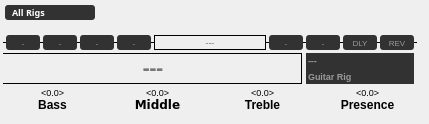
  <widget class="QWidget" name="browser">
   <property name="styleSheet">
    <string notr="true">QWidget#browser
{
background-color: transparent;
}</string>
   </property>
   <widget class="QLineEdit" name="stompAEdit">
    <property name="enabled">
     <bool>false</bool>
    </property>
    <property name="geometry">
     <rect>
      <x>6</x>
      <y>35</y>
      <width>34</width>
      <height>15</height>
     </rect>
    </property>
    <property name="font">
     <font>
      <pointsize>6</pointsize>
      <weight>50</weight>
      <bold>false</bold>
     </font>
    </property>
    <property name="cursor">
     <cursorShape>ArrowCursor</cursorShape>
    </property>
    <property name="focusPolicy">
     <enum>Qt::NoFocus</enum>
    </property>
    <property name="contextMenuPolicy">
     <enum>Qt::CustomContextMenu</enum>
    </property>
    <property name="acceptDrops">
     <bool>false</bool>
    </property>
    <property name="styleSheet">
     <string notr="true">background-color: rgb(50,50,50);
color: rgb(255, 255, 255);
border-color: rgb(0, 0, 0);
border-radius: 3px;</string>
    </property>
    <property name="frame">
     <bool>true</bool>
    </property>
    <property name="alignment">
     <set>Qt::AlignCenter</set>
    </property>
    <property name="readOnly">
     <bool>true</bool>
    </property>
    <property name="placeholderText">
     <string>-</string>
    </property>
   </widget>
   <widget class="Line" name="browserLine2">
    <property name="geometry">
     <rect>
      <x>3</x>
      <y>83</y>
      <width>299</width>
      <height>1</height>
     </rect>
    </property>
    <property name="styleSheet">
     <string notr="true">QFrame#browserLine2
{
	color:  rgb(0, 0, 0);
	background-color: rgb(0, 0, 0);
}</string>
    </property>
    <property name="frameShadow">
     <enum>QFrame::Plain</enum>
    </property>
    <property name="orientation">
     <enum>Qt::Horizontal</enum>
    </property>
   </widget>
   <widget class="QLineEdit" name="rigNameEdit">
    <property name="geometry">
     <rect>
      <x>3</x>
      <y>51</y>
      <width>300</width>
      <height>32</height>
     </rect>
    </property>
    <property name="font">
     <font>
      <family>Oxygen-Sans</family>
      <pointsize>16</pointsize>
      <weight>75</weight>
      <bold>true</bold>
      <kerning>false</kerning>
     </font>
    </property>
    <property name="styleSheet">
     <string notr="true">QLineEdit#rigNameEdit
{
background-color: transparent;
}
</string>
    </property>
    <property name="text">
     <string/>
    </property>
    <property name="frame">
     <bool>false</bool>
    </property>
    <property name="alignment">
     <set>Qt::AlignCenter</set>
    </property>
    <property name="placeholderText">
     <string>---</string>
    </property>
   </widget>
   <widget class="Line" name="browserLine1">
    <property name="geometry">
     <rect>
      <x>3</x>
      <y>53</y>
      <width>299</width>
      <height>1</height>
     </rect>
    </property>
    <property name="styleSheet">
     <string notr="true">QFrame#browserLine1
{
	color:  rgb(0, 0, 0);
	background-color: rgb(0, 0, 0);
}</string>
    </property>
    <property name="frameShadow">
     <enum>QFrame::Plain</enum>
    </property>
    <property name="lineWidth">
     <number>1</number>
    </property>
    <property name="midLineWidth">
     <number>0</number>
    </property>
    <property name="orientation">
     <enum>Qt::Horizontal</enum>
    </property>
   </widget>
   <widget class="Line" name="browserLine3">
    <property name="geometry">
     <rect>
      <x>301</x>
      <y>54</y>
      <width>1</width>
      <height>30</height>
     </rect>
    </property>
    <property name="styleSheet">
     <string notr="true">QFrame#browserLine3
{
	color:  rgb(0, 0, 0);
	background-color: rgb(0, 0, 0);
}</string>
    </property>
    <property name="frameShadow">
     <enum>QFrame::Plain</enum>
    </property>
    <property name="orientation">
     <enum>Qt::Vertical</enum>
    </property>
   </widget>
   <widget class="QLineEdit" name="stompBEdit">
    <property name="enabled">
     <bool>false</bool>
    </property>
    <property name="geometry">
     <rect>
      <x>43</x>
      <y>35</y>
      <width>34</width>
      <height>15</height>
     </rect>
    </property>
    <property name="font">
     <font>
      <pointsize>6</pointsize>
      <weight>50</weight>
      <bold>false</bold>
     </font>
    </property>
    <property name="cursor">
     <cursorShape>ArrowCursor</cursorShape>
    </property>
    <property name="focusPolicy">
     <enum>Qt::NoFocus</enum>
    </property>
    <property name="contextMenuPolicy">
     <enum>Qt::CustomContextMenu</enum>
    </property>
    <property name="acceptDrops">
     <bool>false</bool>
    </property>
    <property name="styleSheet">
     <string notr="true">background-color: rgb(50,50,50);
color: rgb(255, 255, 255);
border-color: rgb(0, 0, 0);
border-radius: 3px;</string>
    </property>
    <property name="frame">
     <bool>true</bool>
    </property>
    <property name="alignment">
     <set>Qt::AlignCenter</set>
    </property>
    <property name="readOnly">
     <bool>true</bool>
    </property>
    <property name="placeholderText">
     <string>-</string>
    </property>
   </widget>
   <widget class="QLineEdit" name="stompCEdit">
    <property name="enabled">
     <bool>false</bool>
    </property>
    <property name="geometry">
     <rect>
      <x>80</x>
      <y>35</y>
      <width>34</width>
      <height>15</height>
     </rect>
    </property>
    <property name="font">
     <font>
      <pointsize>6</pointsize>
      <weight>50</weight>
      <bold>false</bold>
     </font>
    </property>
    <property name="cursor">
     <cursorShape>ArrowCursor</cursorShape>
    </property>
    <property name="focusPolicy">
     <enum>Qt::NoFocus</enum>
    </property>
    <property name="contextMenuPolicy">
     <enum>Qt::CustomContextMenu</enum>
    </property>
    <property name="acceptDrops">
     <bool>false</bool>
    </property>
    <property name="styleSheet">
     <string notr="true">background-color: rgb(50,50,50);
color: rgb(255, 255, 255);
border-color: rgb(0, 0, 0);
border-radius: 3px;</string>
    </property>
    <property name="frame">
     <bool>true</bool>
    </property>
    <property name="alignment">
     <set>Qt::AlignCenter</set>
    </property>
    <property name="readOnly">
     <bool>true</bool>
    </property>
    <property name="placeholderText">
     <string>-</string>
    </property>
   </widget>
   <widget class="QLineEdit" name="stompDEdit">
    <property name="enabled">
     <bool>false</bool>
    </property>
    <property name="geometry">
     <rect>
      <x>117</x>
      <y>35</y>
      <width>34</width>
      <height>15</height>
     </rect>
    </property>
    <property name="font">
     <font>
      <pointsize>6</pointsize>
      <weight>50</weight>
      <bold>false</bold>
     </font>
    </property>
    <property name="cursor">
     <cursorShape>ArrowCursor</cursorShape>
    </property>
    <property name="focusPolicy">
     <enum>Qt::NoFocus</enum>
    </property>
    <property name="contextMenuPolicy">
     <enum>Qt::CustomContextMenu</enum>
    </property>
    <property name="acceptDrops">
     <bool>false</bool>
    </property>
    <property name="styleSheet">
     <string notr="true">background-color: rgb(50,50,50);
color: rgb(255, 255, 255);
border-color: rgb(0, 0, 0);
border-radius: 3px;</string>
    </property>
    <property name="frame">
     <bool>true</bool>
    </property>
    <property name="alignment">
     <set>Qt::AlignCenter</set>
    </property>
    <property name="readOnly">
     <bool>true</bool>
    </property>
    <property name="placeholderText">
     <string>-</string>
    </property>
   </widget>
   <widget class="QLineEdit" name="stompModEdit">
    <property name="enabled">
     <bool>false</bool>
    </property>
    <property name="geometry">
     <rect>
      <x>306</x>
      <y>35</y>
      <width>34</width>
      <height>15</height>
     </rect>
    </property>
    <property name="font">
     <font>
      <pointsize>6</pointsize>
      <weight>50</weight>
      <bold>false</bold>
     </font>
    </property>
    <property name="cursor">
     <cursorShape>ArrowCursor</cursorShape>
    </property>
    <property name="focusPolicy">
     <enum>Qt::NoFocus</enum>
    </property>
    <property name="contextMenuPolicy">
     <enum>Qt::CustomContextMenu</enum>
    </property>
    <property name="acceptDrops">
     <bool>false</bool>
    </property>
    <property name="styleSheet">
     <string notr="true">background-color: rgb(50,50,50);
color: rgb(255, 255, 255);
border-color: rgb(0, 0, 0);
border-radius: 3px;</string>
    </property>
    <property name="frame">
     <bool>true</bool>
    </property>
    <property name="alignment">
     <set>Qt::AlignCenter</set>
    </property>
    <property name="readOnly">
     <bool>true</bool>
    </property>
    <property name="placeholderText">
     <string>-</string>
    </property>
   </widget>
   <widget class="QLineEdit" name="reverbEdit">
    <property name="enabled">
     <bool>false</bool>
    </property>
    <property name="geometry">
     <rect>
      <x>380</x>
      <y>35</y>
      <width>34</width>
      <height>15</height>
     </rect>
    </property>
    <property name="font">
     <font>
      <pointsize>6</pointsize>
      <weight>50</weight>
      <bold>false</bold>
     </font>
    </property>
    <property name="cursor">
     <cursorShape>ArrowCursor</cursorShape>
    </property>
    <property name="focusPolicy">
     <enum>Qt::NoFocus</enum>
    </property>
    <property name="contextMenuPolicy">
     <enum>Qt::CustomContextMenu</enum>
    </property>
    <property name="acceptDrops">
     <bool>false</bool>
    </property>
    <property name="styleSheet">
     <string notr="true">background-color: rgb(50,50,50);
color: rgb(255, 255, 255);
border-color: rgb(0, 0, 0);
border-radius: 3px;</string>
    </property>
    <property name="frame">
     <bool>true</bool>
    </property>
    <property name="alignment">
     <set>Qt::AlignCenter</set>
    </property>
    <property name="readOnly">
     <bool>true</bool>
    </property>
    <property name="placeholderText">
     <string>REV</string>
    </property>
   </widget>
   <widget class="QLineEdit" name="stompXEdit">
    <property name="enabled">
     <bool>false</bool>
    </property>
    <property name="geometry">
     <rect>
      <x>269</x>
      <y>35</y>
      <width>34</width>
      <height>15</height>
     </rect>
    </property>
    <property name="font">
     <font>
      <pointsize>6</pointsize>
      <weight>50</weight>
      <bold>false</bold>
     </font>
    </property>
    <property name="cursor">
     <cursorShape>ArrowCursor</cursorShape>
    </property>
    <property name="focusPolicy">
     <enum>Qt::NoFocus</enum>
    </property>
    <property name="contextMenuPolicy">
     <enum>Qt::CustomContextMenu</enum>
    </property>
    <property name="acceptDrops">
     <bool>false</bool>
    </property>
    <property name="styleSheet">
     <string notr="true">background-color: rgb(50,50,50);
color: rgb(255, 255, 255);
border-color: rgb(0, 0, 0);
border-radius: 3px;</string>
    </property>
    <property name="frame">
     <bool>true</bool>
    </property>
    <property name="alignment">
     <set>Qt::AlignCenter</set>
    </property>
    <property name="readOnly">
     <bool>true</bool>
    </property>
    <property name="placeholderText">
     <string>-</string>
    </property>
   </widget>
   <widget class="QLineEdit" name="delayEdit">
    <property name="enabled">
     <bool>false</bool>
    </property>
    <property name="geometry">
     <rect>
      <x>343</x>
      <y>35</y>
      <width>34</width>
      <height>15</height>
     </rect>
    </property>
    <property name="font">
     <font>
      <pointsize>6</pointsize>
      <weight>50</weight>
      <bold>false</bold>
      <kerning>true</kerning>
     </font>
    </property>
    <property name="cursor">
     <cursorShape>ArrowCursor</cursorShape>
    </property>
    <property name="focusPolicy">
     <enum>Qt::NoFocus</enum>
    </property>
    <property name="contextMenuPolicy">
     <enum>Qt::CustomContextMenu</enum>
    </property>
    <property name="acceptDrops">
     <bool>false</bool>
    </property>
    <property name="styleSheet">
     <string notr="true">background-color: rgb(50,50,50);
color: rgb(255, 255, 255);
border-color: rgb(0, 0, 0);
border-radius: 3px;</string>
    </property>
    <property name="frame">
     <bool>true</bool>
    </property>
    <property name="alignment">
     <set>Qt::AlignCenter</set>
    </property>
    <property name="readOnly">
     <bool>true</bool>
    </property>
    <property name="placeholderText">
     <string>DLY</string>
    </property>
   </widget>
   <widget class="Line" name="browserLine4">
    <property name="geometry">
     <rect>
      <x>3</x>
      <y>42</y>
      <width>152</width>
      <height>1</height>
     </rect>
    </property>
    <property name="styleSheet">
     <string notr="true">QFrame#browserLine4
{
	color:  rgb(0, 0, 0);
	background-color: rgb(0, 0, 0);
}</string>
    </property>
    <property name="frameShadow">
     <enum>QFrame::Plain</enum>
    </property>
    <property name="orientation">
     <enum>Qt::Horizontal</enum>
    </property>
   </widget>
   <widget class="Line" name="browserLine5">
    <property name="geometry">
     <rect>
      <x>265</x>
      <y>42</y>
      <width>152</width>
      <height>1</height>
     </rect>
    </property>
    <property name="styleSheet">
     <string notr="true">QFrame#browserLine5
{
	color:  rgb(0, 0, 0);
	background-color: rgb(0, 0, 0);
}</string>
    </property>
    <property name="frameShadow">
     <enum>QFrame::Plain</enum>
    </property>
    <property name="orientation">
     <enum>Qt::Horizontal</enum>
    </property>
   </widget>
   <widget class="QStackedWidget" name="stackedWidget">
    <property name="geometry">
     <rect>
      <x>0</x>
      <y>85</y>
      <width>420</width>
      <height>30</height>
     </rect>
    </property>
    <property name="autoFillBackground">
     <bool>false</bool>
    </property>
    <property name="styleSheet">
     <string notr="true">QStackedWidget {background-color: transparent;}</string>
    </property>
    <property name="currentIndex">
     <number>0</number>
    </property>
    <widget class="QWidget" name="knobsPage">
     <property name="styleSheet">
      <string notr="true">background-color: transparent;</string>
     </property>
     <widget class="QLabel" name="bassLabel">
      <property name="geometry">
       <rect>
        <x>5</x>
        <y>12</y>
        <width>95</width>
        <height>15</height>
       </rect>
      </property>
      <property name="font">
       <font>
        <weight>75</weight>
        <bold>true</bold>
       </font>
      </property>
      <property name="styleSheet">
       <string notr="true"/>
      </property>
      <property name="frameShape">
       <enum>QFrame::NoFrame</enum>
      </property>
      <property name="text">
       <string>Bass</string>
      </property>
      <property name="alignment">
       <set>Qt::AlignCenter</set>
      </property>
      <property name="margin">
       <number>0</number>
      </property>
     </widget>
     <widget class="QLabel" name="middleLabel">
      <property name="geometry">
       <rect>
        <x>110</x>
        <y>12</y>
        <width>95</width>
        <height>15</height>
       </rect>
      </property>
      <property name="font">
       <font>
        <family>Verdana</family>
        <weight>75</weight>
        <bold>true</bold>
       </font>
      </property>
      <property name="styleSheet">
       <string notr="true"/>
      </property>
      <property name="text">
       <string>Middle</string>
      </property>
      <property name="alignment">
       <set>Qt::AlignCenter</set>
      </property>
     </widget>
     <widget class="QLabel" name="trebleLabel">
      <property name="geometry">
       <rect>
        <x>215</x>
        <y>12</y>
        <width>95</width>
        <height>15</height>
       </rect>
      </property>
      <property name="font">
       <font>
        <weight>75</weight>
        <bold>true</bold>
       </font>
      </property>
      <property name="styleSheet">
       <string notr="true"/>
      </property>
      <property name="text">
       <string>Treble</string>
      </property>
      <property name="alignment">
       <set>Qt::AlignCenter</set>
      </property>
     </widget>
     <widget class="QLabel" name="presenceLabel">
      <property name="geometry">
       <rect>
        <x>320</x>
        <y>12</y>
        <width>95</width>
        <height>15</height>
       </rect>
      </property>
      <property name="font">
       <font>
        <weight>75</weight>
        <bold>true</bold>
       </font>
      </property>
      <property name="styleSheet">
       <string notr="true"/>
      </property>
      <property name="text">
       <string>Presence</string>
      </property>
      <property name="alignment">
       <set>Qt::AlignCenter</set>
      </property>
     </widget>
     <widget class="QLabel" name="bassValueLabel">
      <property name="geometry">
       <rect>
        <x>5</x>
        <y>0</y>
        <width>95</width>
        <height>15</height>
       </rect>
      </property>
      <property name="font">
       <font>
        <pointsize>7</pointsize>
       </font>
      </property>
      <property name="text">
       <string>&lt;0.0&gt;</string>
      </property>
      <property name="alignment">
       <set>Qt::AlignCenter</set>
      </property>
     </widget>
     <widget class="QLabel" name="middleValueLabel">
      <property name="geometry">
       <rect>
        <x>110</x>
        <y>0</y>
        <width>95</width>
        <height>15</height>
       </rect>
      </property>
      <property name="font">
       <font>
        <pointsize>7</pointsize>
       </font>
      </property>
      <property name="text">
       <string>&lt;0.0&gt;</string>
      </property>
      <property name="alignment">
       <set>Qt::AlignCenter</set>
      </property>
     </widget>
     <widget class="QLabel" name="trebleValueLabel">
      <property name="geometry">
       <rect>
        <x>215</x>
        <y>0</y>
        <width>95</width>
        <height>15</height>
       </rect>
      </property>
      <property name="font">
       <font>
        <pointsize>7</pointsize>
       </font>
      </property>
      <property name="text">
       <string>&lt;0.0&gt;</string>
      </property>
      <property name="alignment">
       <set>Qt::AlignCenter</set>
      </property>
     </widget>
     <widget class="QLabel" name="presenceValueLabel">
      <property name="geometry">
       <rect>
        <x>320</x>
        <y>0</y>
        <width>95</width>
        <height>15</height>
       </rect>
      </property>
      <property name="font">
       <font>
        <pointsize>7</pointsize>
       </font>
      </property>
      <property name="text">
       <string>&lt;0.0&gt;</string>
      </property>
      <property name="alignment">
       <set>Qt::AlignCenter</set>
      </property>
     </widget>
    </widget>
    <widget class="QWidget" name="scalePage">
     <property name="styleSheet">
      <string notr="true">background-color: transparent;</string>
     </property>
     <widget class="QProgressBar" name="progressBar">
      <property name="geometry">
       <rect>
        <x>3</x>
        <y>20</y>
        <width>414</width>
        <height>5</height>
       </rect>
      </property>
      <property name="styleSheet">
       <string notr="true">QProgressBar#progressBar
{
background-color:transparent;
border-radius: 3px;
}
QProgressBar#progressBar::chunk
{
     background-color: rgb(50,50,50);
}</string>
      </property>
      <property name="value">
       <number>47</number>
      </property>
      <property name="alignment">
       <set>Qt::AlignCenter</set>
      </property>
      <property name="textVisible">
       <bool>false</bool>
      </property>
      <property name="format">
       <string/>
      </property>
     </widget>
     <widget class="QLabel" name="label">
      <property name="geometry">
       <rect>
        <x>3</x>
        <y>0</y>
        <width>420</width>
        <height>13</height>
       </rect>
      </property>
      <property name="text">
       <string>TextLabel</string>
      </property>
      <property name="alignment">
       <set>Qt::AlignCenter</set>
      </property>
     </widget>
    </widget>
    <widget class="QWidget" name="empty"/>
   </widget>
   <widget class="QWidget" name="widget" native="true">
    <property name="geometry">
     <rect>
      <x>306</x>
      <y>53</y>
      <width>108</width>
      <height>31</height>
     </rect>
    </property>
    <property name="styleSheet">
     <string notr="true">background-color: rgb(50, 50, 50);
border-color: rgb(0, 0, 0);</string>
    </property>
    <widget class="QLineEdit" name="rigAuthorEdit">
     <property name="geometry">
      <rect>
       <x>0</x>
       <y>0</y>
       <width>108</width>
       <height>15</height>
      </rect>
     </property>
     <property name="font">
      <font>
       <family>Ubuntu</family>
       <pointsize>7</pointsize>
       <weight>75</weight>
       <bold>true</bold>
      </font>
     </property>
     <property name="styleSheet">
      <string notr="true">background-color: transparent;
color: rgb(255, 255, 255);</string>
     </property>
     <property name="frame">
      <bool>false</bool>
     </property>
     <property name="alignment">
      <set>Qt::AlignLeading|Qt::AlignLeft|Qt::AlignVCenter</set>
     </property>
     <property name="placeholderText">
      <string>---</string>
     </property>
    </widget>
    <widget class="QLineEdit" name="rigTypeEdit">
     <property name="geometry">
      <rect>
       <x>0</x>
       <y>16</y>
       <width>108</width>
       <height>15</height>
      </rect>
     </property>
     <property name="font">
      <font>
       <family>Ubuntu</family>
       <pointsize>7</pointsize>
       <weight>75</weight>
       <bold>true</bold>
      </font>
     </property>
     <property name="focusPolicy">
      <enum>Qt::NoFocus</enum>
     </property>
     <property name="styleSheet">
      <string notr="true">background-color: transparent;
color: rgb(255, 255, 255);
border-color: rgb(0, 0, 0);</string>
     </property>
     <property name="frame">
      <bool>false</bool>
     </property>
     <property name="alignment">
      <set>Qt::AlignLeading|Qt::AlignLeft|Qt::AlignVCenter</set>
     </property>
     <property name="readOnly">
      <bool>true</bool>
     </property>
     <property name="placeholderText">
      <string>Guitar Rig</string>
     </property>
    </widget>
   </widget>
   <widget class="QFrame" name="frame">
    <property name="geometry">
     <rect>
      <x>154</x>
      <y>35</y>
      <width>112</width>
      <height>15</height>
     </rect>
    </property>
    <property name="frameShape">
     <enum>QFrame::Panel</enum>
    </property>
    <property name="frameShadow">
     <enum>QFrame::Plain</enum>
    </property>
    <widget class="QLineEdit" name="ampNameEdit">
     <property name="geometry">
      <rect>
       <x>0</x>
       <y>0</y>
       <width>112</width>
       <height>15</height>
      </rect>
     </property>
     <property name="font">
      <font>
       <pointsize>7</pointsize>
      </font>
     </property>
     <property name="styleSheet">
      <string notr="true">QLineEdit
{
background-color: transparent;
border-color: rgb(0, 0, 0);
color: rgb(0, 0, 0);
}</string>
     </property>
     <property name="frame">
      <bool>false</bool>
     </property>
     <property name="alignment">
      <set>Qt::AlignCenter</set>
     </property>
     <property name="placeholderText">
      <string>---</string>
     </property>
    </widget>
   </widget>
   <widget class="QComboBox" name="browserViewComboBox">
    <property name="geometry">
     <rect>
      <x>5</x>
      <y>5</y>
      <width>90</width>
      <height>15</height>
     </rect>
    </property>
    <property name="font">
     <font>
      <family>Sans Serif</family>
      <pointsize>7</pointsize>
      <weight>75</weight>
      <bold>true</bold>
     </font>
    </property>
    <property name="focusPolicy">
     <enum>Qt::NoFocus</enum>
    </property>
    <property name="styleSheet">
     <string notr="true">QComboBox{
background-color: rgb(50,50,50);
color: rgb(255, 255, 255);
border-color: rgb(0, 0, 0);
border-radius: 3px;
padding-left:7px;
}
QComboBox::drop-down {width: 0px; border-style: none}
</string>
    </property>
    <property name="currentText">
     <string>All Rigs</string>
    </property>
    <property name="currentIndex">
     <number>0</number>
    </property>
    <property name="maxVisibleItems">
     <number>7</number>
    </property>
    <property name="insertPolicy">
     <enum>QComboBox::InsertAtBottom</enum>
    </property>
    <property name="iconSize">
     <size>
      <width>0</width>
      <height>0</height>
     </size>
    </property>
    <property name="frame">
     <bool>false</bool>
    </property>
    <property name="modelColumn">
     <number>0</number>
    </property>
    <item>
     <property name="text">
      <string>All Rigs</string>
     </property>
    </item>
    <item>
     <property name="text">
      <string>Favorites</string>
     </property>
    </item>
    <item>
     <property name="text">
      <string>Non-Favorites</string>
     </property>
    </item>
    <item>
     <property name="text">
      <string>My Rigs</string>
     </property>
    </item>
    <item>
     <property name="text">
      <string>Current Author</string>
     </property>
    </item>
    <item>
     <property name="text">
      <string>Last Imported</string>
     </property>
    </item>
    <item>
     <property name="text">
      <string>Just Bass Rigs</string>
     </property>
    </item>
   </widget>
   <zorder>browserLine5</zorder>
   <zorder>browserLine4</zorder>
   <zorder>stompAEdit</zorder>
   <zorder>browserLine2</zorder>
   <zorder>rigNameEdit</zorder>
   <zorder>browserLine1</zorder>
   <zorder>browserLine3</zorder>
   <zorder>stompBEdit</zorder>
   <zorder>stompCEdit</zorder>
   <zorder>stompDEdit</zorder>
   <zorder>stompModEdit</zorder>
   <zorder>reverbEdit</zorder>
   <zorder>stompXEdit</zorder>
   <zorder>delayEdit</zorder>
   <zorder>stackedWidget</zorder>
   <zorder>widget</zorder>
   <zorder>frame</zorder>
   <zorder>browserViewComboBox</zorder>
  </widget>
